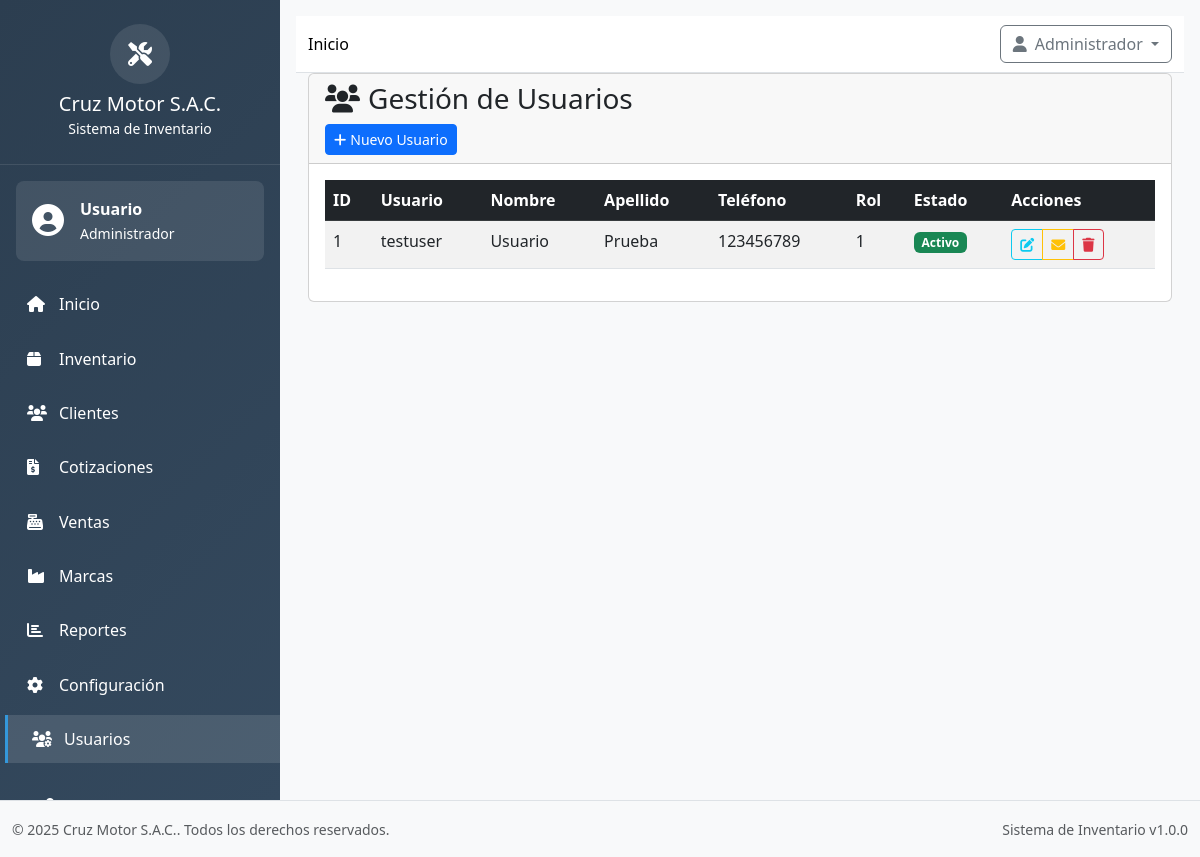
The page /?page=usuarios (signed in) on the database its author committed.
### tables this page shows
CREATE TABLE `usuarios` (
  `id_usuario` int NOT NULL,
  `nombre` varchar(100) NOT NULL,
  `apellido` varchar(100) NOT NULL,
  `usuario` varchar(50) NOT NULL,
  `password_hash` varchar(255) NOT NULL,
  `telefono` varchar(20) DEFAULT NULL,
  `id_rol` int NOT NULL,
  `estado` enum('activo','inactivo') DEFAULT 'activo'
);

### app/controllers/UsuarioController.php (called while the page is built, shortened)
<?php
class UsuarioController extends Controller
{
    private $usuarioModel;
    public function __construct()
    {
        $this->usuarioModel = new Usuario();
    }
    public function index()
    {
        try {
            $usuarios = $this->usuarioModel->getAll();
            $this->view('usuarios/index', [
                'title' => 'Gestión de Usuarios',
                'usuarios' => $usuarios
            ]);
        } catch (Exception $e) {
            Logger::error("Error en UsuarioController::index - " . $e->getMessage());
            $this->view('errors/500', ['error' => 'Error al cargar usuarios']);
        }
    }
}

### app/core/Database.php (called while the page is built, shortened)
<?php
class Database
{
    private static $instance = null;
    private $connection;
    private $host;
    private $dbname;
    private $username;
    private $password;
    private $charset;
    private function __construct()
    {
        $this->host = DB_HOST;
        $this->dbname = DB_NAME;
        $this->username = DB_USER;
        $this->password = DB_PASS;
        $this->charset = DB_CHARSET;
    }
    public static function getInstance()
    {
        if (self::$instance === null) {
            self::$instance = new self();
        }
        return self::$instance;
    }
    private function connect()
    {
        try {
            $dsn = "mysql:host={$this->host};dbname={$this->dbname};charset={$this->charset}";
            $options = [
                PDO::ATTR_ERRMODE => PDO::ERRMODE_EXCEPTION,
                PDO::ATTR_DEFAULT_FETCH_MODE => PDO::FETCH_ASSOC,
                PDO::ATTR_EMULATE_PREPARES => false,
                PDO::MYSQL_ATTR_INIT_COMMAND => "SET NAMES {$this->charset}"
            ];
            $this->connection = new PDO($dsn, $this->username, $this->password, $options);
        } catch (PDOException $e) {
            Logger::error("Error de conexión a base de datos: " . $e->getMessage(), [
                'host' => $this->host,
                'database' => $this->dbname
            ]);
            throw new Exception("Error de conexión a la base de datos: " . $e->getMessage());
        }
    }
    public function select($sql, $params = [])
    {
        try {
            $stmt = $this->connection->prepare($sql);
            $stmt->execute($params);
            return $stmt->fetchAll();
        } catch (PDOException $e) {
            Logger::error("Error en consulta SELECT: " . $e->getMessage(), [
                'sql' => $sql,
                'params' => $params
            ]);
            throw new Exception("Error en consulta SELECT: " . $e->getMessage());
        }
    }
}

### app/core/Auth.php (called while the page is built, shortened)
<?php
class Auth
{
    public static function isLoggedIn()
    {
        return isset($_SESSION['user_id']) && isset($_SESSION['authenticated']);
    }
    public function getUser()
    {
        if (isset($_SESSION['user_data'])) {
            return $_SESSION['user_data'];
        }
        return null;
    }
}

### app/models/Usuario.php (called while the page is built, shortened)
<?php
class Usuario extends Model
{
    public function getAll()
    {
        $sql = "SELECT id_usuario, nombre, apellido, usuario, telefono, id_rol, estado FROM usuarios ORDER BY nombre ASC";
        return $this->db->select($sql);
    }
}

### app/core/Logger.php (called while the page is built, shortened)
<?php
class Logger
{
    private static function isLevelEnabled($level)
    {
        $levels = [
            self::DEBUG => 0,
            self::INFO => 1,
            self::WARNING => 2,
            self::ERROR => 3
        ];
        $logLevel = defined('LOG_LEVEL') ? LOG_LEVEL : 'INFO';
        $currentLevel = $levels[$logLevel] ?? 1;
        $messageLevel = $levels[$level] ?? 0;
        return $messageLevel >= $currentLevel;
    }
}

### app/core/Model.php (called while the page is built, shortened)
<?php
abstract class Model
{
    public function __construct()
    {
        try {
            $this->db = Database::getInstance();
        } catch (Exception $e) {
            Logger::error("Error al inicializar modelo: " . $e->getMessage(), [
                'model' => get_class($this)
            ]);
            throw $e;
        }
    }
}

### app/views/usuarios/index.php (the view, shortened to what this page needs)
<div class="container-fluid">
    <div class="row">
        <div class="col-12">
            <div class="card">
                <div class="card-header">
                    <h3 class="card-title"><i class="fas fa-users me-2"></i>Gestión de Usuarios</h3>
                    <div class="card-tools">
                        <button type="button" class="btn btn-primary btn-sm" onclick="window.location.href='?page=usuarios&action=create'">
                            <i class="fas fa-plus me-1"></i>Nuevo Usuario
                        </button>
                    </div>
                </div>
                <div class="card-body">
                    <div class="table-responsive">
                        <table class="table table-striped table-hover">
                            <thead class="table-dark">
                                <tr>
                                    <th>ID</th>
                                    <th>Usuario</th>
                                    <th>Nombre</th>
                                    <th>Apellido</th>
                                    <th>Teléfono</th>
                                    <th>Rol</th>
                                    <th>Estado</th>
                                    <th>Acciones</th>
                                </tr>
                            </thead>
                            <tbody>
                                <?php if (isset($usuarios) && !empty($usuarios)): ?>
                                    <?php foreach ($usuarios as $usuario): ?>
                                        <tr>
                                            <td><?= $usuario['id_usuario'] ?></td>
                                            <td><?= htmlspecialchars($usuario['usuario']) ?></td>
                                            <td><?= htmlspecialchars($usuario['nombre']) ?></td>
                                            <td><?= htmlspecialchars($usuario['apellido']) ?></td>
                                            <td><?= htmlspecialchars($usuario['telefono'] ?? '-') ?></td>
                                            <td><?= htmlspecialchars($usuario['id_rol']) ?></td>
                                            <td>
                                                <span class="badge bg-<?= $usuario['estado'] === 'activo' ? 'success' : 'secondary' ?>">
                                                    <?= ucfirst($usuario['estado']) ?>
                                                </span>
                                            </td>
                                            <td>
                                                <div class="btn-group" role="group">
                                                    <a href="?page=usuarios&action=edit&id=<?= $usuario['id_usuario'] ?>" class="btn btn-sm btn-outline-info" title="Editar">
                                                        <i class="fas fa-edit"></i>
                                                    </a>
                                                    <?php if (isset($_SESSION['rol']) && $_SESSION['rol'] === 'administrador'): ?>
                                                        <a href="?page=usuarios&action=edit&id=<?= $usuario['id_usuario'] ?>#email" class="btn btn-sm btn-outline-warning" title="Editar correo electrónico">
                                                            <i class="fas fa-envelope"></i>
                                                        </a>
                                                    <?php endif; ?>
                                                    <a href="?page=usuarios&action=delete&id=<?= $usuario['id_usuario'] ?>" class="btn btn-sm btn-outline-danger" title="Eliminar" onclick="return confirm('¿Eliminar este usuario?');">
                                                        <i class="fas fa-trash"></i>
                                                    </a>
                                                </div>
                                            </td>
                                        </tr>
                                    <?php endforeach; ?>
                                <?php endif; ?>
                            </tbody>
                        </table>
                    </div>
                </div>
            </div>
        </div>
    </div>
</div>

### app/views/layout/header.php (shortened to what this page needs)
<!DOCTYPE html>
<html lang="es">
<head>
    <link href="https://cdn.jsdelivr.net/npm/bootstrap@5.3.0/dist/css/bootstrap.min.css" rel="stylesheet">
    <link rel="stylesheet" href="https://cdnjs.cloudflare.com/ajax/libs/font-awesome/6.0.0/css/all.min.css">
    <link rel="stylesheet" href="https://cdn.datatables.net/1.13.6/css/dataTables.bootstrap5.min.css">
    <link rel="stylesheet" href="<?= BASE_PATH ?>/public/css/main.css">
    <link rel="stylesheet" href="<?= BASE_PATH ?>/css/main.css?v=1">
    <link rel="stylesheet" href="/css/main.css?v=1">
</head>
<body>
    <nav class="sidebar" id="sidebar">
        <div class="sidebar-header">
            <div class="logo">
                <i class="fas fa-tools"></i>
            </div>
            <h5 class="mb-0"><?= COMPANY_NAME ?></h5>
            <small class="text-muted">Sistema de Inventario</small>
        </div>
        <?php if (isset($user) && $user): ?>
            <div class="user-info">
                <div class="d-flex align-items-center">
                    <div class="avatar me-3">
                        <i class="fas fa-user-circle fa-2x"></i>
                    </div>
                    <div>
                        <div class="fw-bold"><?= htmlspecialchars($user['nombre']) ?></div>
                        <small class="text-muted"><?= ucfirst($user['rol'] ?? 'Usuario') ?></small>
                    </div>
                </div>
            </div>
        <?php endif; ?>
        <?php
        $rol = $_SESSION['rol'] ?? '';
        ?>
        <ul class="nav flex-column">
            <li class="nav-item">
                <a class="nav-link <?= ($_GET['page'] ?? '') == 'dashboard' ? 'active' : '' ?>" href="?page=dashboard">
                    <i class="fas fa-home"></i>Inicio
                </a>
            </li>
            <li class="nav-item">
                <a class="nav-link <?= ($_GET['page'] ?? '') == 'productos' ? 'active' : '' ?>" href="?page=productos">
                    <i class="fas fa-box"></i>Inventario
                </a>
            </li>
            <?php if ($rol === 'administrador' || $rol === 'vendedor'): ?>
                <li class="nav-item">
                    <a class="nav-link <?= ($_GET['page'] ?? '') == 'clientes' ? 'active' : '' ?>" href="?page=clientes">
                        <i class="fas fa-users"></i>Clientes
                    </a>
                </li>
                <li class="nav-item">
                    <a class="nav-link <?= ($_GET['page'] ?? '') == 'cotizaciones' ? 'active' : '' ?>" href="?page=cotizaciones">
                        <i class="fas fa-file-invoice-dollar"></i>Cotizaciones
                    </a>
                </li>
                <li class="nav-item">
                    <a class="nav-link <?= ($_GET['page'] ?? '') == 'ventas' ? 'active' : '' ?>" href="?page=ventas">
                        <i class="fas fa-cash-register"></i>Ventas
                    </a>
                </li>
                <li class="nav-item">
                    <a class="nav-link <?= ($_GET['page'] ?? '') == 'marcas' ? 'active' : '' ?>" href="?page=marcas">
                        <i class="fas fa-industry"></i>Marcas
                    </a>
                </li>
            <?php endif; ?>
            <?php if ($rol === 'administrador'): ?>
                <li class="nav-item">
                    <a class="nav-link <?= ($_GET['page'] ?? '') == 'reportes' ? 'active' : '' ?>" href="?page=reportes">
                        <i class="fas fa-chart-bar"></i>Reportes
                    </a>
                </li>
                <li class="nav-item">
                    <a class="nav-link <?= ($_GET['page'] ?? '') == 'config' ? 'active' : '' ?>" href="?page=config">
                        <i class="fas fa-cog"></i>Configuración
                    </a>
                </li>
                <li class="nav-item">
                    <a class="nav-link <?= ($_GET['page'] ?? '') == 'usuarios' ? 'active' : '' ?>" href="?page=usuarios">
                        <i class="fas fa-users-cog"></i>Usuarios
                    </a>
                </li>
            <?php endif; ?>
        </ul>
        <div class="mt-auto p-3">
            <div class="dropdown dropup">
                <a class="nav-link dropdown-toggle" href="#" role="button"
                    data-bs-toggle="dropdown" aria-expanded="false">
                    <i class="fas fa-user"></i>Mi Cuenta
                </a>
            </div>
        </div>
    </nav>
    <div class="main-content" id="mainContent">
        <nav class="navbar navbar-expand-lg navbar-light bg-white border-bottom">
            <div class="container-fluid">
                <span class="navbar-text me-auto">
                    <a href="?page=dashboard" class="text-decoration-none">Inicio</a>
                </span>
                <?php if (isset($user) && $user): ?>
                    <div class="dropdown">
                        <button class="btn btn-outline-secondary dropdown-toggle" type="button"
                            data-bs-toggle="dropdown" aria-expanded="false">
                            <i class="fas fa-user me-2"></i>Administrador
                        </button>
                    </div>
                <?php endif; ?>
            </div>
        </nav>
        <div class="content-wrapper p-0">

### rows shown on the page
usuarios: nombre "Usuario", id_usuario "1", usuario "testuser", apellido "Prueba", telefono "123456789", id_rol "1", estado "Activo"

### other values the page prints
COMPANY_NAME "Cruz Motor S.A.C."
$user['rol'] "Administrador"
APP_VERSION "1.0.0"
